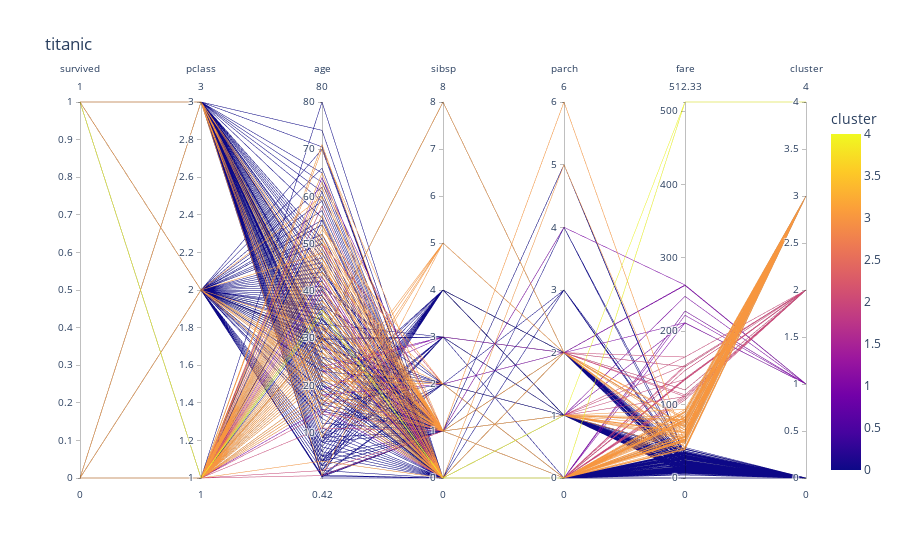

Write notebook code for a chart like this one.
### Code cell
fig = px.parallel_coordinates(df, color='cluster', title='titanic')
fig.show()

### Figure 1 — Plotly figure (JSON) as saved in the notebook; plotly's stock layout.template omitted (floating-point values rounded to 4 significant figures; data arrays with more than 128 entries replaced by an {"elided": "..."} marker saying what was removed)
{"data": [{"dimensions": [{"label": "survived", "values": {"elided": "891 int values"}}, {"label": "pclass", "values": {"elided": "891 int values"}}, {"label": "age", "values": {"elided": "891 float values"}}, {"label": "sibsp", "values": {"elided": "891 int values"}}, {"label": "parch", "values": {"elided": "891 int values"}}, {"label": "fare", "values": {"elided": "891 float values"}}, {"label": "cluster", "values": {"elided": "891 int values"}}], "domain": {"x": [0, 1], "y": [0, 1]}, "line": {"color": {"elided": "891 int values"}, "coloraxis": "coloraxis"}, "name": "", "type": "parcoords"}], "layout": {"coloraxis": {"colorbar": {"title": {"text": "cluster"}}, "colorscale": [[0, "#0d0887"], [0.1111, "#46039f"], [0.2222, "#7201a8"], [0.3333, "#9c179e"], [0.4444, "#bd3786"], [0.5556, "#d8576b"], [0.6667, "#ed7953"], [0.7778, "#fb9f3a"], [0.8889, "#fdca26"], [1, "#f0f921"]]}, "legend": {"tracegroupgap": 0}, "title": {"text": "titanic"}}}
